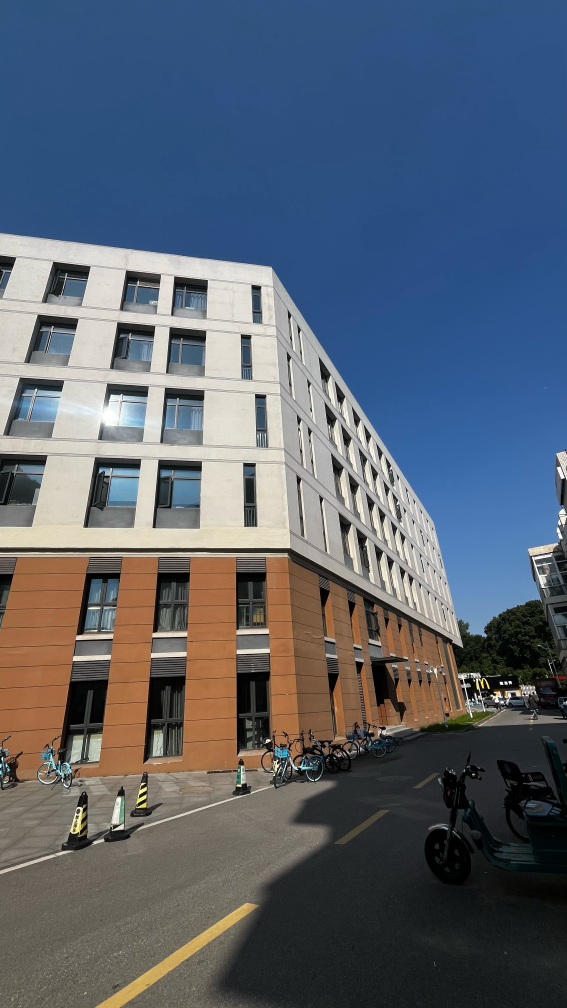
#> input picture Assignment-02/images/input/original_photo.jpg, 2268 x 4032 px (shown at 1/4 size)
$ python EX05_Custom_Kernel.py
#> lines starting #> are read from the running program, lines starting #| are printed output that depends on the picture
"""Optional Advanced Challenge: 3x3 custom sharpening convolution using Pillow.
"""

# Import Path so file locations do not depend on the terminal directory.
from pathlib import Path

# Import Pillow modules for images, filters, comparison, and labels.
from PIL import Image, ImageChops, ImageDraw, ImageFilter, ImageOps, ImageStat


# ============================================================
# STEP 1: DEFINE INPUT AND OUTPUT PATHS
# ============================================================

# Find the folder where this script is saved (Assignment-02/src).
script_dir = Path(__file__).resolve().parent

# Move one directory up to Assignment-02.
assignment_dir = script_dir.parent

# Use the same original photograph as Exercises 1-4.
input_path = assignment_dir / "images" / "input" / "original_photo.jpg"

# Keep optional-challenge outputs separate from required exercises.
output_dir = assignment_dir / "images" / "output" / "Advanced-Challenge"

# Create the output directory if necessary.
output_dir.mkdir(parents=True, exist_ok=True)

# Stop with a clear message if the input file is absent.
if not input_path.is_file():
    raise FileNotFoundError(f"Original photograph not found: {input_path}")


# ============================================================
# STEP 2: PREPARE THE IMAGE
# ============================================================

# Open the photograph and correct possible phone-camera EXIF rotation.
with Image.open(input_path) as source_image:
#> source_image is the input picture: PIL image 2268x4032 RGB; mean R, G, B 89.3, 97.9, 110.4
    oriented_image = ImageOps.exif_transpose(source_image)

    # Convert to RGB because Pillow's Kernel filter supports RGB images.
    rgb_image = oriented_image.convert("RGB")

# Resize and crop to 400x300, matching the previous exercise's dimensions.
reference_image = ImageOps.fit(
    rgb_image,
    size=(400, 300),
    method=Image.Resampling.LANCZOS,
    centering=(0.5, 0.5),
)
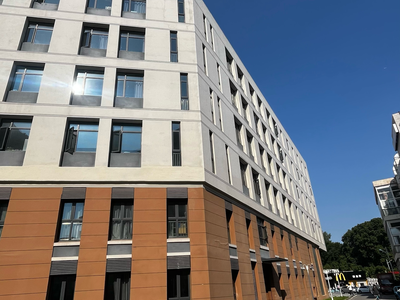
#> reference_image: PIL image 400x300 RGB; mean R, G, B 123.5, 124.5, 128.7

# Save the unfiltered reference for visual comparison.
reference_image.save(output_dir / "00_reference.png")


# ============================================================
# STEP 3: DESIGN THREE CUSTOM 3x3 SHARPENING KERNELS
# ============================================================

# Mild sharpening: centre = 3; direct neighbours = -0.5.
# Sum of weights: 3 - (4 * 0.5) = 1.
mild_kernel_values = (
    0, -0.5, 0,
    -0.5, 3, -0.5,
    0, -0.5, 0,
)

# Main custom sharpening kernel: centre = 5; neighbours = -1.
# Sum of weights: 5 - 4 = 1.
custom_kernel_values = (
    0, -1, 0,
    -1, 5, -1,
    0, -1, 0,
)

# Strong sharpening: centre = 7; neighbours = -1.5.
# Sum of weights: 7 - (4 * 1.5) = 1.
strong_kernel_values = (
    0, -1.5, 0,
    -1.5, 7, -1.5,
    0, -1.5, 0,
)

# Create the custom filters; scale=1 preserves the specified weights.
mild_filter = ImageFilter.Kernel(
    size=(3, 3), kernel=mild_kernel_values, scale=1, offset=0
)
custom_filter = ImageFilter.Kernel(
    size=(3, 3), kernel=custom_kernel_values, scale=1, offset=0
)
strong_filter = ImageFilter.Kernel(
    size=(3, 3), kernel=strong_kernel_values, scale=1, offset=0
)


# ============================================================
# STEP 4: APPLY EACH FILTER TO THE SAME REFERENCE IMAGE
# ============================================================

# Apply our three custom kernels independently.
mild_image = reference_image.filter(mild_filter)
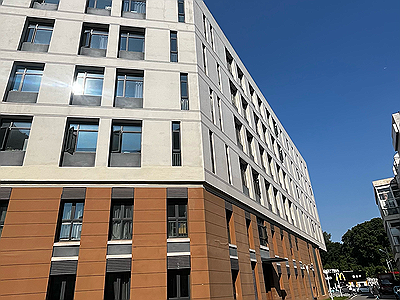
#> mild_image: PIL image 400x300 RGB; mean R, G, B 123.9, 125, 129.5
custom_image = reference_image.filter(custom_filter)
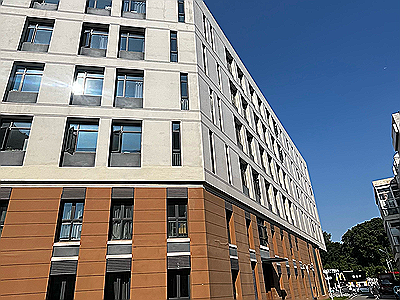
#> custom_image: PIL image 400x300 RGB; mean R, G, B 124, 125.1, 129.8
strong_image = reference_image.filter(strong_filter)
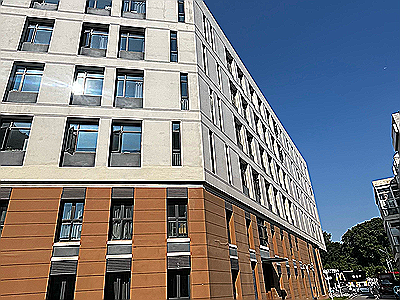
#> strong_image: PIL image 400x300 RGB; mean R, G, B 124.3, 125.5, 130.4

# Apply Pillow's built-in SHARPEN filter to the same reference.
builtin_image = reference_image.filter(ImageFilter.SHARPEN)

# Save every result separately for comparison and the Word report.
mild_image.save(output_dir / "01_custom_mild.png")
custom_image.save(output_dir / "02_custom_sharpen.png")
strong_image.save(output_dir / "03_custom_strong.png")
builtin_image.save(output_dir / "04_pillow_sharpen.png")


# ============================================================
# STEP 5: CALCULATE A DESCRIPTIVE PIXEL-CHANGE METRIC
# ============================================================

def mean_absolute_change(original, filtered):
    """Average absolute RGB channel change versus the same input image.

    This measures how much a filter changes pixels, NOT image quality.
    """
    difference = ImageChops.difference(original, filtered)
    means = ImageStat.Stat(difference).mean  # One mean for R, G and B.
    return sum(means) / len(means)


print("\n========== OPTIONAL CUSTOM KERNEL CHALLENGE ==========")
print("Original file:", input_path.name)
print("Reference dimensions:", reference_image.size)
#| Reference dimensions: (400, 300)
print("\nFilter                      Mean absolute RGB change")
print("----------------------------------------------------")

# Compare how strongly each method modifies pixel values.
for label, result in [
    ("Mild custom kernel", mild_image),
    ("Main custom kernel", custom_image),
    ("Strong custom kernel", strong_image),
    ("Pillow built-in SHARPEN", builtin_image),
]:
    change = mean_absolute_change(reference_image, result)
    print(f"{label:<28}{change:>10.4f}")
#> this loop made 4 passes
#> (label, means in mean_absolute_change, change) on passes 1 to 4: ('Mild custom kernel', [10.36, 10.17, 9.95], 10.16), ('Main custom kernel', [17.35, 17.12, 16.8], 17.09), ('Strong custom kernel', [22.6, 22.42, 22.03], 22.35), ('Pillow built-in SHARPEN', [7.33, 7.16, 6.95], 7.15)
#| Mild custom kernel             10.1607
#| Main custom kernel             17.0867
#| Strong custom kernel           22.3521
#| Pillow built-in SHARPEN         7.1459
#> pass 1, in mean_absolute_change, `difference = ImageChops.difference(original, filtered)`:
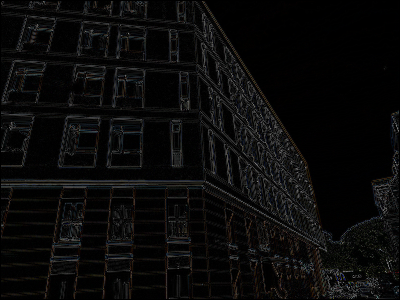
#> difference: PIL image 400x300 RGB; mean R, G, B 10.4, 10.2, 9.9
#> pass 3, in mean_absolute_change (call 3), `difference = ImageChops.difference(original, filtered)`:
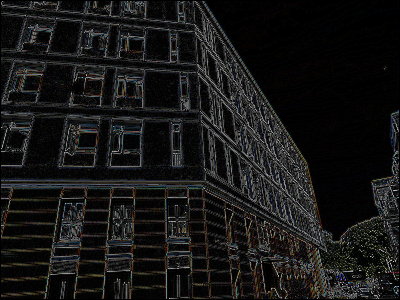
#> difference: PIL image 400x300 RGB; mean R, G, B 22.6, 22.4, 22

print("\nNote: More pixel change does NOT automatically mean better sharpness.")


# ============================================================
# STEP 6: CREATE A COMPARISON GRID FOR THE WORD REPORT
# ============================================================

# Set a header height above each image for a readable label.
label_height = 28

# Make a 2x2 comparison grid (two columns, two rows).
comparison_grid = Image.new(
    "RGB", (400 * 2, (300 + label_height) * 2), "white"
)
#> comparison_grid: PIL image 800x656 RGB; every value is 255

# Prepare the four images to compare side by side.
panels = [
    ("Original reference", reference_image),
    ("Custom sharpening 3x3", custom_image),
    ("Pillow SHARPEN", builtin_image),
    ("Strong custom sharpening", strong_image),
]

# Draw panel labels and paste each image into its grid position.
draw = ImageDraw.Draw(comparison_grid)
for index, (label, panel_image) in enumerate(panels):
    col = index % 2
    row = index // 2
    x = col * 400
    y = row * (300 + label_height)
    draw.text((x + 8, y + 8), label, fill="black")
    comparison_grid.paste(panel_image, (x, y + label_height))
#> this loop made 4 passes
#> (label, col, row, x, y) on passes 1 to 4: ('Original reference', 0, 0, 0, 0), ('Custom sharpening 3x3', 1, 0, 400, 0), ('Pillow SHARPEN', 0, 1, 0, 328), ('Strong custom sharpening', 1, 1, 400, 328)
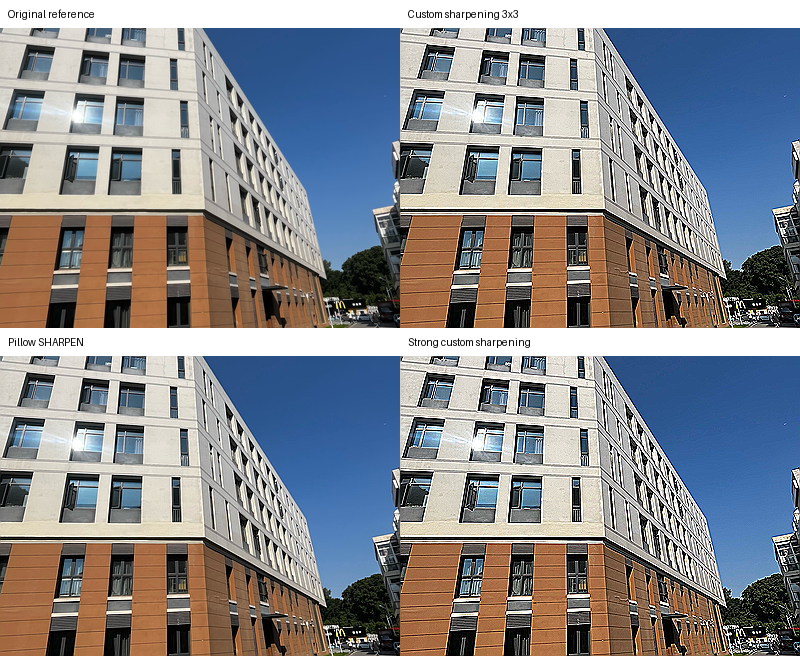
#> comparison_grid: PIL image 800x656 RGB; mean R, G, B 134.6, 135.6, 139.7

# Save the image grid for easy insertion into Word.
comparison_grid.save(output_dir / "05_comparison_grid.png")


# ============================================================
# STEP 7: PRINT THE FINAL SUMMARY
# ============================================================

print("\nMain 3x3 custom sharpening kernel:")
print(" 0  -1   0")
print("-1   5  -1")
print(" 0  -1   0")
print("\nGenerated files: 5 separate images + 1 comparison grid")
print("Output directory:", output_dir)
print("\n========== EXPERIMENT COMPLETED ==========")
